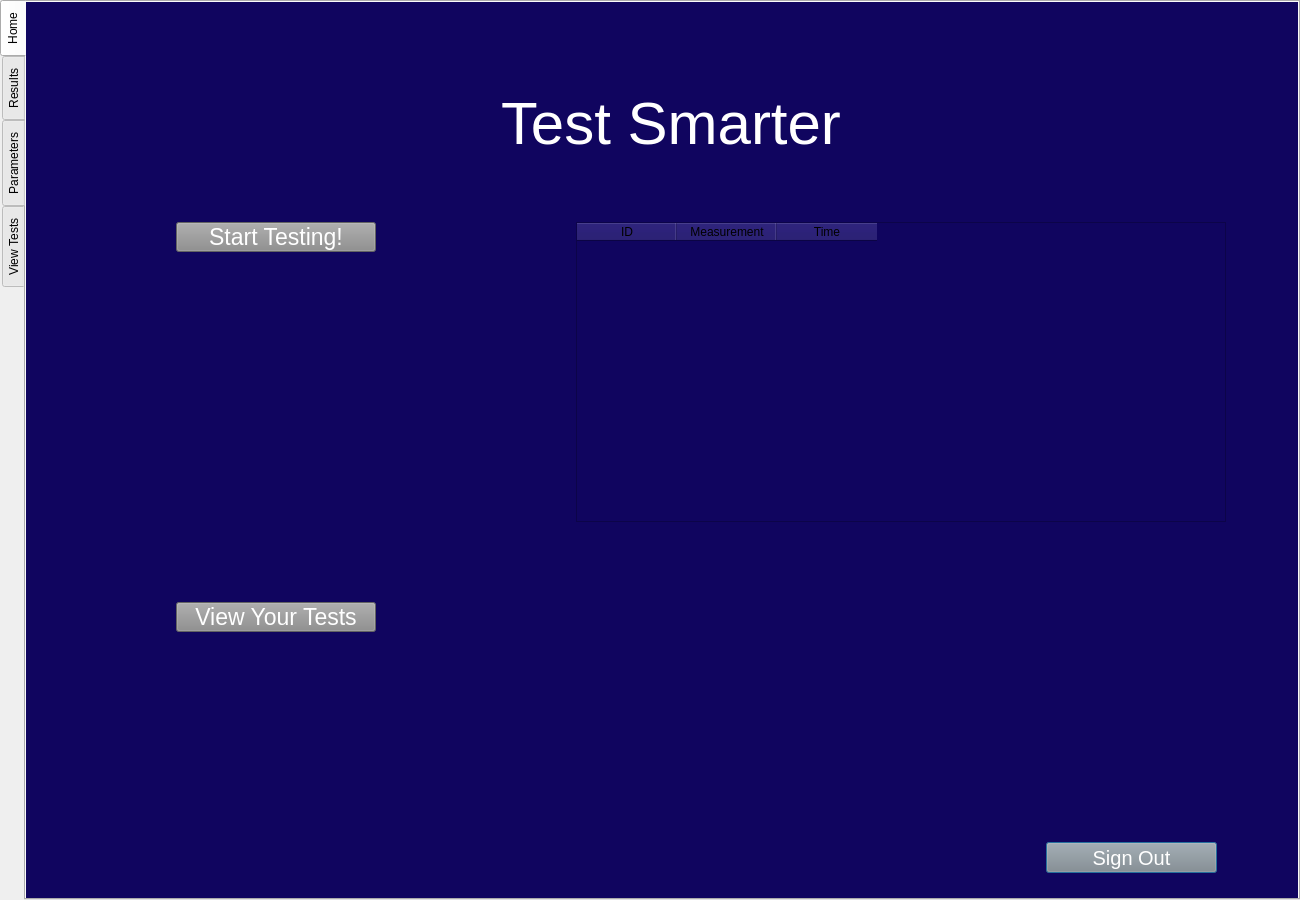
<?xml version="1.0" encoding="UTF-8"?>
<ui version="4.0">
 <class>Dialog</class>
 <widget class="QDialog" name="Dialog">
  <property name="geometry">
   <rect>
    <x>0</x>
    <y>0</y>
    <width>1300</width>
    <height>900</height>
   </rect>
  </property>
  <property name="windowTitle">
   <string>Dialog</string>
  </property>
  <widget class="TabWidget" name="tabWidget">
   <property name="geometry">
    <rect>
     <x>0</x>
     <y>0</y>
     <width>1300</width>
     <height>900</height>
    </rect>
   </property>
   <property name="styleSheet">
    <string notr="true"/>
   </property>
   <property name="tabPosition">
    <enum>QTabWidget::West</enum>
   </property>
   <property name="tabShape">
    <enum>QTabWidget::Rounded</enum>
   </property>
   <property name="currentIndex">
    <number>0</number>
   </property>
   <property name="tabBarAutoHide">
    <bool>false</bool>
   </property>
   <widget class="QWidget" name="home">
    <property name="styleSheet">
     <string notr="true">background-color: rgb(97, 69, 255);
background-color: rgb(16, 5, 95);</string>
    </property>
    <attribute name="title">
     <string>Home</string>
    </attribute>
    <widget class="QLabel" name="label_2">
     <property name="geometry">
      <rect>
       <x>475</x>
       <y>90</y>
       <width>350</width>
       <height>61</height>
      </rect>
     </property>
     <property name="font">
      <font>
       <pointsize>45</pointsize>
      </font>
     </property>
     <property name="styleSheet">
      <string notr="true">color: rgb(255, 255, 255);</string>
     </property>
     <property name="text">
      <string>Test Smarter</string>
     </property>
    </widget>
    <widget class="QPushButton" name="sign_out">
     <property name="geometry">
      <rect>
       <x>1020</x>
       <y>840</y>
       <width>171</width>
       <height>31</height>
      </rect>
     </property>
     <property name="font">
      <font>
       <pointsize>15</pointsize>
      </font>
     </property>
     <property name="styleSheet">
      <string notr="true">color: rgb(255, 255, 255);
background-color: rgb(138, 138, 138);</string>
     </property>
     <property name="text">
      <string>Sign Out</string>
     </property>
    </widget>
    <widget class="QPushButton" name="start_testing">
     <property name="geometry">
      <rect>
       <x>150</x>
       <y>220</y>
       <width>200</width>
       <height>30</height>
      </rect>
     </property>
     <property name="font">
      <font>
       <pointsize>17</pointsize>
      </font>
     </property>
     <property name="styleSheet">
      <string notr="true">color: rgb(255, 255, 255);
background-color: rgb(138, 138, 138);</string>
     </property>
     <property name="text">
      <string>Start Testing!</string>
     </property>
    </widget>
    <widget class="QPushButton" name="view_your_tests">
     <property name="geometry">
      <rect>
       <x>150</x>
       <y>600</y>
       <width>200</width>
       <height>30</height>
      </rect>
     </property>
     <property name="font">
      <font>
       <pointsize>17</pointsize>
      </font>
     </property>
     <property name="styleSheet">
      <string notr="true">color: rgb(255, 255, 255);
background-color: rgb(138, 138, 138);</string>
     </property>
     <property name="text">
      <string>View Your Tests</string>
     </property>
    </widget>
    <widget class="QTableWidget" name="user_test_table">
     <property name="geometry">
      <rect>
       <x>550</x>
       <y>220</y>
       <width>650</width>
       <height>300</height>
      </rect>
     </property>
     <column>
      <property name="text">
       <string>ID</string>
      </property>
     </column>
     <column>
      <property name="text">
       <string>Measurement</string>
      </property>
     </column>
     <column>
      <property name="text">
       <string>Time</string>
      </property>
     </column>
    </widget>
   </widget>
   <widget class="QWidget" name="results">
    <property name="styleSheet">
     <string notr="true">background-color: rgb(97, 69, 255);
background-color: rgb(16, 5, 95);</string>
    </property>
    <attribute name="title">
     <string>Results</string>
    </attribute>
    <widget class="QComboBox" name="comboBox">
     <property name="geometry">
      <rect>
       <x>10</x>
       <y>10</y>
       <width>425</width>
       <height>30</height>
      </rect>
     </property>
     <property name="styleSheet">
      <string notr="true">border: 3px solid rgb(52, 59, 72);
	border-radius: 5px;	
	background-color: rgb(52, 59, 72);
	
	color: rgb(255, 255, 255)</string>
     </property>
     <property name="editable">
      <bool>true</bool>
     </property>
    </widget>
    <widget class="QPushButton" name="pushButton">
     <property name="geometry">
      <rect>
       <x>440</x>
       <y>10</y>
       <width>425</width>
       <height>30</height>
      </rect>
     </property>
     <property name="styleSheet">
      <string notr="true">QPushButton {
	border: 3px solid rgb(52, 59, 72);
	border-radius: 5px;	
	background-color: rgb(52, 59, 72);
	
	color: rgb(255, 255, 255);
}
QPushButton:hover {
	background-color: rgb(57, 65, 80);
	border: 3px solid rgb(61, 70, 86);
	color: rgb(255, 255, 255);
}
QPushButton:pressed {	
	background-color: rgb(35, 40, 49);
	border: 3px solid rgb(43, 50, 61);
	color: rgb(255, 255, 255);
}</string>
     </property>
     <property name="text">
      <string>Refresh</string>
     </property>
    </widget>
    <widget class="QPushButton" name="connectButton">
     <property name="geometry">
      <rect>
       <x>870</x>
       <y>10</y>
       <width>380</width>
       <height>30</height>
      </rect>
     </property>
     <property name="styleSheet">
      <string notr="true">QPushButton {
	border: 3px solid rgb(52, 59, 72);
	border-radius: 5px;	
	background-color: rgb(52, 59, 72);
	
	color: rgb(255, 255, 255);
}
QPushButton:hover {
	background-color: rgb(57, 65, 80);
	border: 3px solid rgb(61, 70, 86);
	color: rgb(255, 255, 255);
}
QPushButton:pressed {	
	background-color: rgb(35, 40, 49);
	border: 3px solid rgb(43, 50, 61);
	color: rgb(255, 255, 255);
}</string>
     </property>
     <property name="text">
      <string>Connect</string>
     </property>
    </widget>
    <widget class="QPushButton" name="startButton">
     <property name="geometry">
      <rect>
       <x>10</x>
       <y>55</y>
       <width>850</width>
       <height>30</height>
      </rect>
     </property>
     <property name="styleSheet">
      <string notr="true">QPushButton {
	border: 3px solid rgb(52, 59, 72);
	border-radius: 5px;	
	background-color: rgb(52, 59, 72);
	
	color: rgb(255, 255, 255);
}
QPushButton:hover {
	background-color: rgb(57, 65, 80);
	border: 3px solid rgb(61, 70, 86);
	color: rgb(255, 255, 255);
}
QPushButton:pressed {	
	background-color: rgb(35, 40, 49);
	border: 3px solid rgb(43, 50, 61);
	color: rgb(255, 255, 255);
}</string>
     </property>
     <property name="text">
      <string>Start</string>
     </property>
    </widget>
    <widget class="QPushButton" name="stopButton">
     <property name="geometry">
      <rect>
       <x>870</x>
       <y>55</y>
       <width>380</width>
       <height>30</height>
      </rect>
     </property>
     <property name="styleSheet">
      <string notr="true">QPushButton {
	border: 3px solid rgb(52, 59, 72);
	border-radius: 5px;	
	background-color: rgb(52, 59, 72);
	
	color: rgb(255, 255, 255);
}
QPushButton:hover {
	background-color: rgb(57, 65, 80);
	border: 3px solid rgb(61, 70, 86);
	color: rgb(255, 255, 255);
}
QPushButton:pressed {	
	background-color: rgb(35, 40, 49);
	border: 3px solid rgb(43, 50, 61);
	color: rgb(255, 255, 255);
}</string>
     </property>
     <property name="text">
      <string>Stop</string>
     </property>
    </widget>
    <widget class="QTableView" name="tableView">
     <property name="geometry">
      <rect>
       <x>10</x>
       <y>110</y>
       <width>850</width>
       <height>730</height>
      </rect>
     </property>
    </widget>
    <widget class="QWidget" name="widget" native="true">
     <property name="geometry">
      <rect>
       <x>870</x>
       <y>110</y>
       <width>380</width>
       <height>730</height>
      </rect>
     </property>
    </widget>
    <widget class="QPushButton" name="declineButton">
     <property name="geometry">
      <rect>
       <x>10</x>
       <y>855</y>
       <width>425</width>
       <height>30</height>
      </rect>
     </property>
     <property name="styleSheet">
      <string notr="true">background-color: rgb(144, 144, 144);</string>
     </property>
     <property name="text">
      <string>Decline</string>
     </property>
    </widget>
    <widget class="QPushButton" name="submitButton">
     <property name="geometry">
      <rect>
       <x>450</x>
       <y>855</y>
       <width>800</width>
       <height>30</height>
      </rect>
     </property>
     <property name="styleSheet">
      <string notr="true">background-color: rgb(144, 144, 144);</string>
     </property>
     <property name="text">
      <string>Submit</string>
     </property>
    </widget>
   </widget>
   <widget class="QWidget" name="parameters">
    <property name="styleSheet">
     <string notr="true">background-color: rgb(97, 69, 255);
background-color: rgb(16, 5, 95);</string>
    </property>
    <attribute name="title">
     <string>Parameters</string>
    </attribute>
    <widget class="QLabel" name="label">
     <property name="geometry">
      <rect>
       <x>406</x>
       <y>60</y>
       <width>511</width>
       <height>71</height>
      </rect>
     </property>
     <property name="font">
      <font>
       <pointsize>37</pointsize>
      </font>
     </property>
     <property name="styleSheet">
      <string notr="true">color: rgb(255, 255, 255);</string>
     </property>
     <property name="text">
      <string>Input Test Information</string>
     </property>
    </widget>
    <widget class="QLabel" name="parameter_firstname_label">
     <property name="geometry">
      <rect>
       <x>90</x>
       <y>180</y>
       <width>171</width>
       <height>40</height>
      </rect>
     </property>
     <property name="font">
      <font>
       <pointsize>25</pointsize>
      </font>
     </property>
     <property name="styleSheet">
      <string notr="true">color: rgb(255, 255, 255);</string>
     </property>
     <property name="text">
      <string>First Name</string>
     </property>
    </widget>
    <widget class="QLineEdit" name="lineEdit">
     <property name="geometry">
      <rect>
       <x>310</x>
       <y>180</y>
       <width>500</width>
       <height>40</height>
      </rect>
     </property>
     <property name="font">
      <font>
       <pointsize>15</pointsize>
      </font>
     </property>
     <property name="styleSheet">
      <string notr="true">color: rgb(255, 255, 255);</string>
     </property>
     <property name="text">
      <string/>
     </property>
    </widget>
    <widget class="QLabel" name="parameter_last_name">
     <property name="geometry">
      <rect>
       <x>90</x>
       <y>260</y>
       <width>171</width>
       <height>40</height>
      </rect>
     </property>
     <property name="font">
      <font>
       <pointsize>25</pointsize>
      </font>
     </property>
     <property name="styleSheet">
      <string notr="true">color: rgb(255, 255, 255);</string>
     </property>
     <property name="text">
      <string>Last Name</string>
     </property>
    </widget>
    <widget class="QLineEdit" name="lineEdit_2">
     <property name="geometry">
      <rect>
       <x>310</x>
       <y>260</y>
       <width>500</width>
       <height>40</height>
      </rect>
     </property>
     <property name="font">
      <font>
       <pointsize>15</pointsize>
      </font>
     </property>
     <property name="styleSheet">
      <string notr="true">color: rgb(255, 255, 255);</string>
     </property>
     <property name="text">
      <string/>
     </property>
    </widget>
    <widget class="QPushButton" name="parameters_upload_image">
     <property name="geometry">
      <rect>
       <x>640</x>
       <y>350</y>
       <width>171</width>
       <height>40</height>
      </rect>
     </property>
     <property name="font">
      <font>
       <pointsize>14</pointsize>
      </font>
     </property>
     <property name="styleSheet">
      <string notr="true">color: rgb(255, 255, 255);
background-color: rgb(111, 111, 111);</string>
     </property>
     <property name="text">
      <string>Upload Image</string>
     </property>
    </widget>
    <widget class="QLineEdit" name="file_path">
     <property name="geometry">
      <rect>
       <x>90</x>
       <y>350</y>
       <width>510</width>
       <height>40</height>
      </rect>
     </property>
     <property name="styleSheet">
      <string notr="true">color: rgb(255, 255, 255);</string>
     </property>
     <property name="text">
      <string/>
     </property>
    </widget>
    <widget class="QLabel" name="parameters_image_label">
     <property name="geometry">
      <rect>
       <x>90</x>
       <y>430</y>
       <width>720</width>
       <height>400</height>
      </rect>
     </property>
     <property name="text">
      <string/>
     </property>
    </widget>
   </widget>
   <widget class="QWidget" name="view_tests">
    <property name="styleSheet">
     <string notr="true">background-color: rgb(97, 69, 255);
background-color: rgb(16, 5, 95);</string>
    </property>
    <attribute name="title">
     <string>View Tests</string>
    </attribute>
   </widget>
  </widget>
 </widget>
 <customwidgets>
  <customwidget>
   <class>TabWidget</class>
   <extends>QTabWidget</extends>
   <header>tabwidget.h</header>
   <container>1</container>
  </customwidget>
 </customwidgets>
 <resources/>
 <connections/>
</ui>
